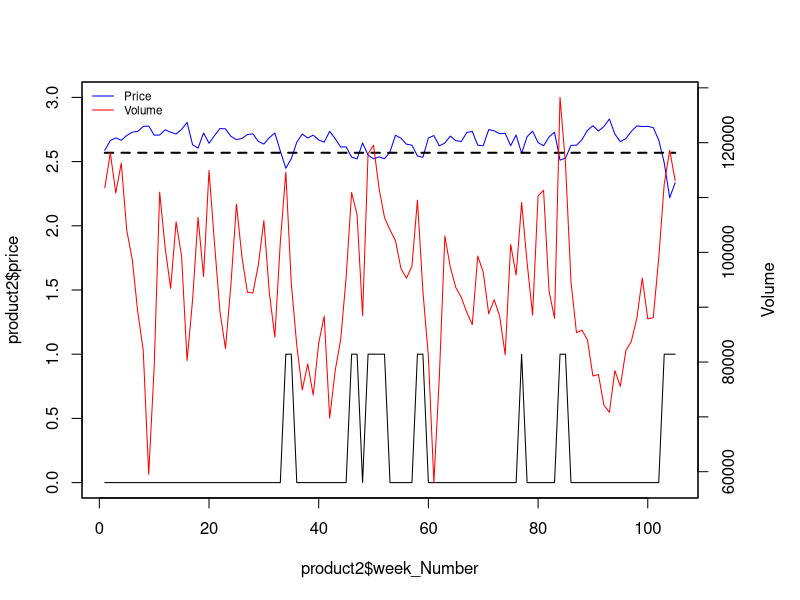
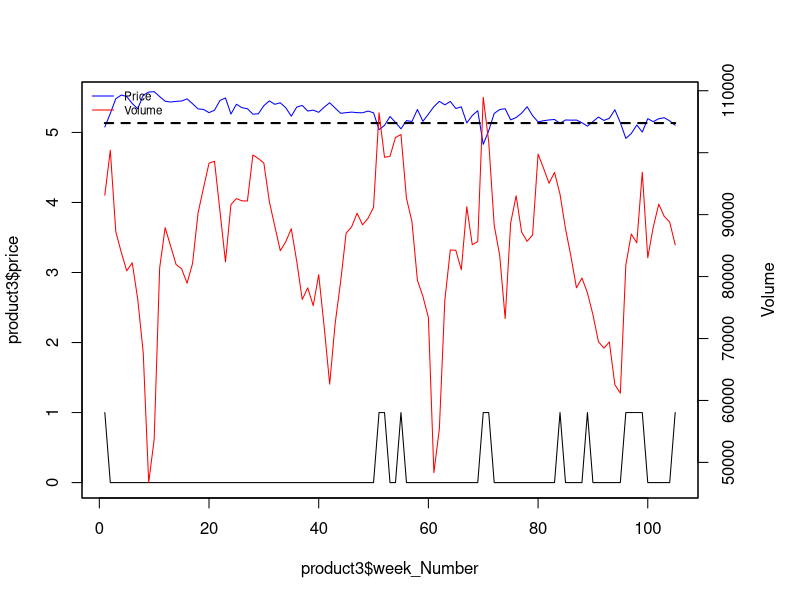
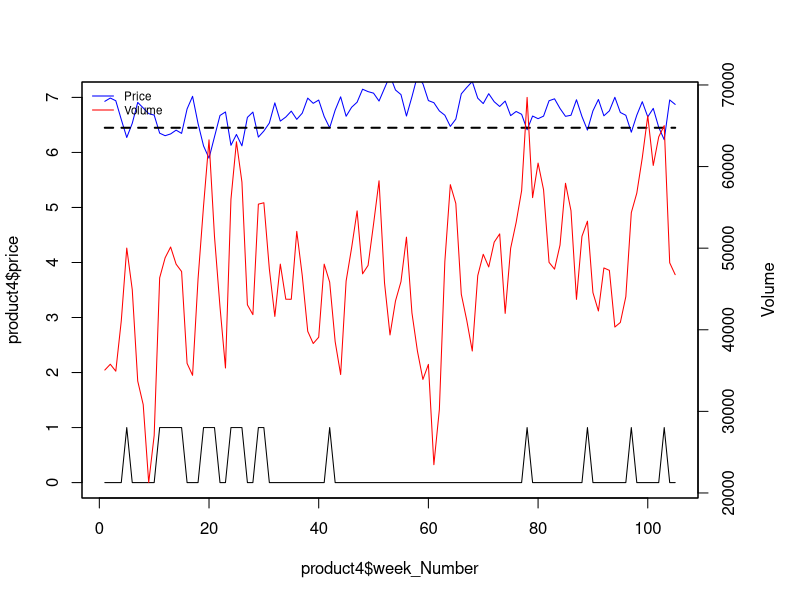
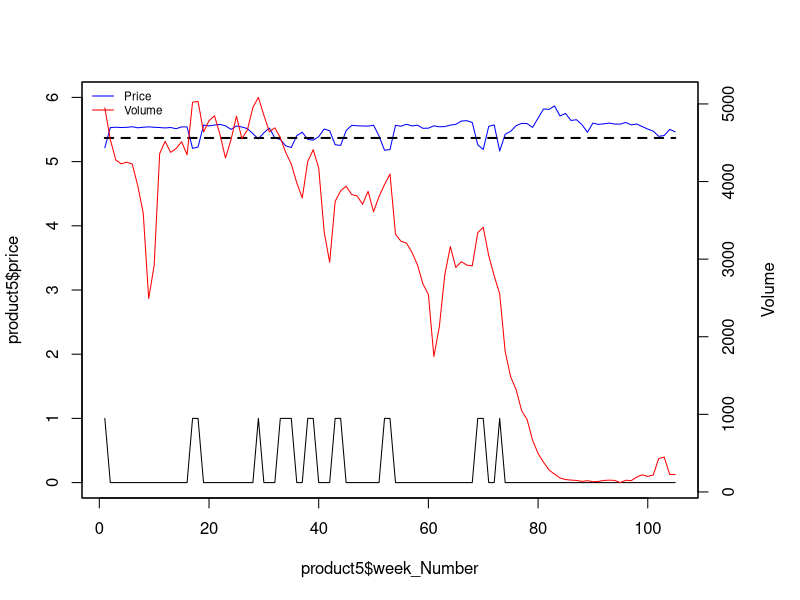
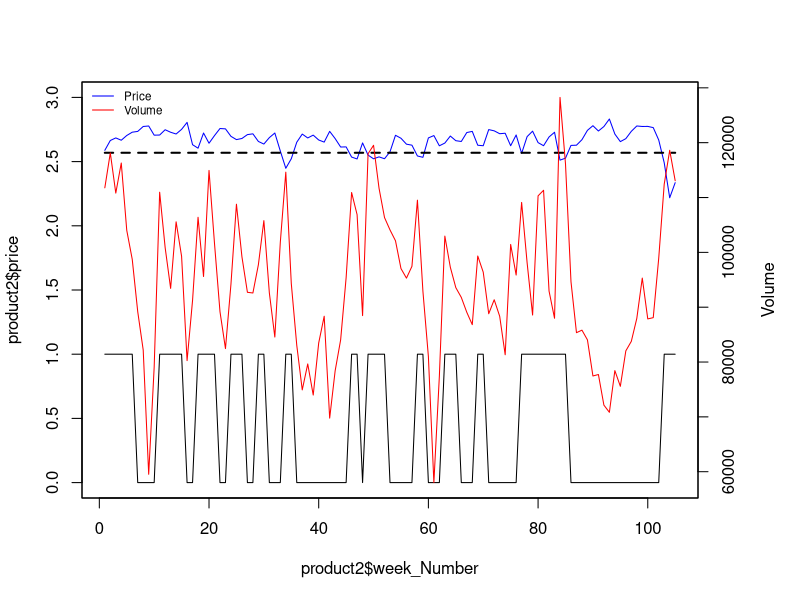
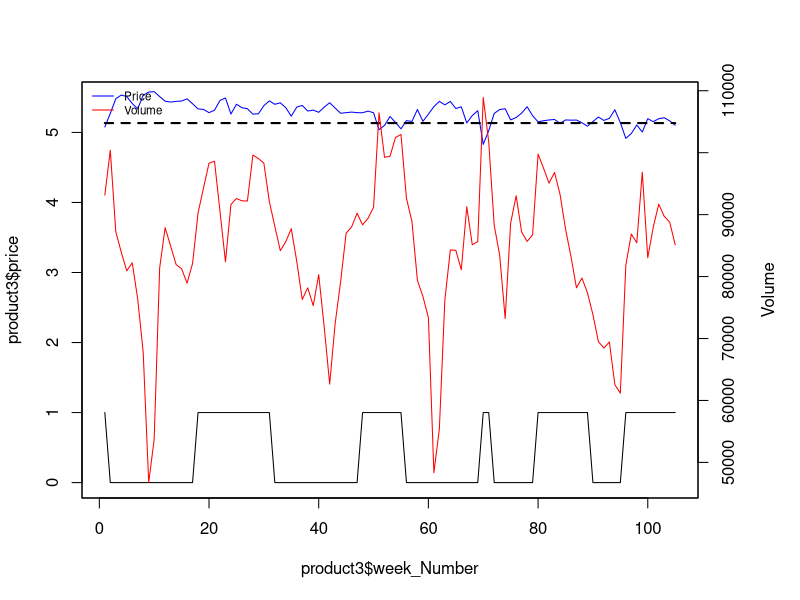
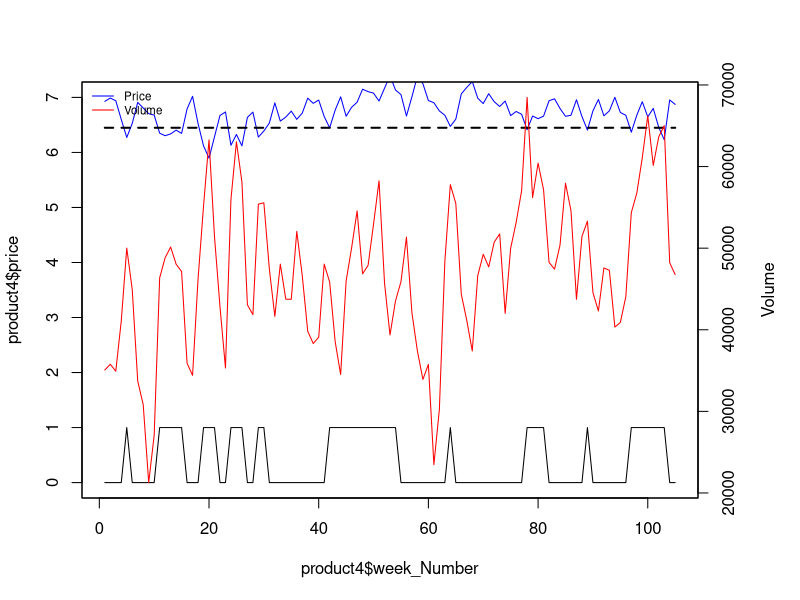
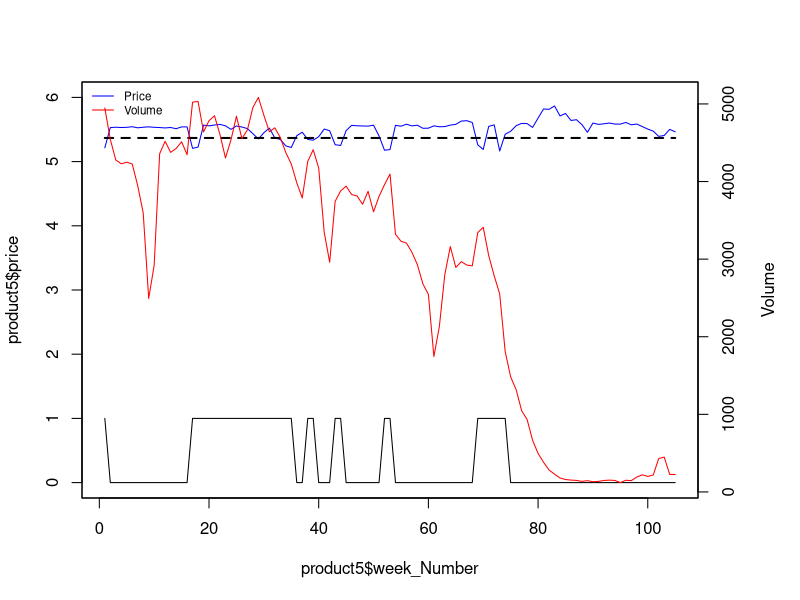

Reproduce these figures in R, in order.
setwd("/Users/Steven/Google Drive/Imperial College London/Term 3/Retail and Marketing Analytics/Data/Crackers")
library(readxl)
library(MASS)
library(dplyr)
library(tidyr)

# import data
product2 <- read_excel('Crackers.xlsx', sheet = 2, col_names = TRUE)
product3 <- read_excel('Crackers.xlsx', sheet = 3, col_names = TRUE)
product4 <- read_excel('Crackers.xlsx', sheet = 4, col_names = TRUE)
product5 <- read_excel('Crackers.xlsx', sheet = 5, col_names = TRUE)

# separate "Week" column
product2 <- product2 %>% 
  separate(Week, c("S", "week"), " ")
product3 <- product3 %>% 
  separate(Week, c("S", "week"), " ")
product4 <- product4 %>% 
  separate(Week, c("S", "week"), " ")
product5 <- product5 %>% 
  separate(Week, c("S", "week"), " ")


# convert week into data format
product2$week <- as.Date(product2$week, "%d/%m/%y")
product3$week <- as.Date(product3$week, "%d/%m/%y")
product4$week <- as.Date(product4$week, "%d/%m/%y")
product5$week <- as.Date(product5$week, "%d/%m/%y")

# add week number
product2$week_Number <- 1:nrow(product2)
product3$week_Number <- 1:nrow(product3)
product4$week_Number <- 1:nrow(product4)
product5$week_Number <- 1:nrow(product5)

# calculate prices and log prices
product2$price <- product2$Value_Euros / product2$Volume
product3$price <- product3$Value_Euros / product3$Volume
product4$price <- product4$Value_Euros / product4$Volume
product5$price <- product5$Value_Euros / product5$Volume

product2$log.p <- log(product2$price)
product2$log.q <- log(product2$Volume)

product3$log.p <- log(product3$price)
product3$log.q <- log(product3$Volume)

product4$log.p <- log(product4$price)
product4$log.q <- log(product4$Volume)

product5$log.p <- log(product5$price)
product5$log.q <- log(product5$Volume)


# add average price and threshold, first threshold is 1 sd below mean
product2$average_Price <- mean(product2$price)
product2$threshold1 <- mean(product2$price) - sd(product2$price)
product2$promo <- ifelse(product2$price < product2$threshold1, 1, 0)

product3$average_Price <- mean(product3$price)
product3$threshold1 <- mean(product3$price) - sd(product3$price)
product3$promo <- ifelse(product3$price < product3$threshold1, 1, 0)

product4$average_Price <- mean(product4$price)
product4$threshold1 <- mean(product4$price) - sd(product4$price)
product4$promo <- ifelse(product4$price < product4$threshold1, 1, 0)

product5$average_Price <- mean(product5$price)
product5$threshold1 <- mean(product5$price) - sd(product5$price)
product5$promo <- ifelse(product5$price < product5$threshold1, 1, 0)

# plot sales and price for each product

# product 2
par(mar=c(5,4,4,5)+.1)
plot(product2$week_Number, product2$price, type="l", col="blue", ylim=c(0,3))
#lines(product2$average_Price, lty=2, lwd=2)
lines(product2$threshold1, lty=2, lwd=2)
lines(product2$promo)   # c is the promotion dummy from the other RMD
par(new=TRUE)
plot(product2$week_Number, product2$Volume,type="l",col="red",xaxt="n",yaxt="n",xlab="",ylab="")
axis(4)
mtext("Volume",side=4,line=3)
legend("topleft",col=c("blue","red"), lty=1, legend=c("Price","Volume"), cex=0.7, bty = "n")

# product 3
par(mar=c(5,4,4,5)+.1)
plot(product3$week_Number, product3$price, type="l", col="blue", ylim=c(0,5.5))
lines(product3$threshold1, lty=2, lwd=2)
lines(product3$promo)
par(new=TRUE)
plot(product3$week_Number, product3$Volume,type="l",col="red",xaxt="n",yaxt="n",xlab="",ylab="")
axis(4)
mtext("Volume",side=4,line=3)
legend("topleft",col=c("blue","red"), lty=1, legend=c("Price","Volume"), cex=0.7, bty = "n")

# product 4
par(mar=c(5,4,4,5)+.1)
plot(product4$week_Number, product4$price, type="l", col="blue", ylim=c(0,7))
lines(product4$threshold1, lty=2, lwd=2)
lines(product4$promo)
par(new=TRUE)
plot(product4$week_Number, product4$Volume, type="l",col="red",xaxt="n",yaxt="n",xlab="",ylab="")
axis(4)
mtext("Volume",side=4,line=3)
legend("topleft",col=c("blue","red"), lty=1, legend=c("Price","Volume"), cex=0.7, bty = "n")

# product 5
par(mar=c(5,4,4,5)+.1)
plot(product5$week_Number, product5$price, type="l", col="blue", ylim=c(0,6))
lines(product5$threshold1, lty=2, lwd=2)
lines(product5$promo)
par(new=TRUE)
plot(product5$week_Number, product5$Volume, type="l",col="red",xaxt="n",yaxt="n",xlab="",ylab="")
axis(4)
mtext("Volume",side=4,line=3)
legend("topleft",col=c("blue","red"), lty=1, legend=c("Price","Volume"), cex=0.7, bty = "n")


### ratio of sd to mean
sd(product2$price)/mean(product2$price)
# 3.5% seems a bit low for a promotion. think 2 for 1...

# number of promotions during two year period, using 1 sd method
sum(product2$promo)/ nrow(product2)
# 15%, seems way too low

# average size of promotion ~24%
# http://www.mosaicmarketing.co.uk/single-post/2016/11/30/FMCG-brands-cut-price-promotions---a-bit

# possible method to identify the promotions periods:
# find price promotions with threshold method (need to find a way to define base price)
# then look at magnitude of sales and identify where sales have a similar magnitude to the 
# price promo and deduce that those are other types of promo (feat or aisle)

# attempt at adding the promotions manually (feature and aisle which is not visible in price)
# also set promo to one when GRP is available

# no GRP
product2[1:6, "promo"] <- 1
product2[11:15, "promo"] <- 1
product2[18:21, "promo"] <- 1
product2[24:26, "promo"] <- 1
product2[29:30, "promo"] <- 1
product2[63:65, "promo"] <- 1
product2[69:70, "promo"] <- 1
product2[77:85, "promo"] <- 1

product3$ad <- ifelse(product3$GRP != 0, 1, 0)
product3[18:31, "promo"] <- 1
product3[48:55, "promo"] <- 1
product3[80:89, "promo"] <- 1
product3[99:105, "promo"] <- 1

product4$ad <- ifelse(product4$GRP != 0, 1, 0)
product4[42:54, "promo"] <- 1
product4[64, "promo"] <- 1
product4[79:81, "promo"] <- 1
product4[98:102, "promo"] <- 1

# no GRP
product5[17:35, "promo"] <- 1
product5[69:74, "promo"] <- 1

# view new graphs with added promotions periods

# product 2
par(mar=c(5,4,4,5)+.1)
plot(product2$week_Number, product2$price, type="l", col="blue", ylim=c(0,3))
#lines(product2$average_Price, lty=2, lwd=2)
lines(product2$threshold1, lty=2, lwd=2)
lines(product2$promo)   # c is the promotion dummy from the other RMD
par(new=TRUE)
plot(product2$week_Number, product2$Volume,type="l",col="red",xaxt="n",yaxt="n",xlab="",ylab="")
axis(4)
mtext("Volume",side=4,line=3)
legend("topleft",col=c("blue","red"), lty=1, legend=c("Price","Volume"), cex=0.7, bty = "n")

# product 3
par(mar=c(5,4,4,5)+.1)
plot(product3$week_Number, product3$price, type="l", col="blue", ylim=c(0,5.5))
lines(product3$threshold1, lty=2, lwd=2)
lines(product3$promo)
par(new=TRUE)
plot(product3$week_Number, product3$Volume,type="l",col="red",xaxt="n",yaxt="n",xlab="",ylab="")
axis(4)
mtext("Volume",side=4,line=3)
legend("topleft",col=c("blue","red"), lty=1, legend=c("Price","Volume"), cex=0.7, bty = "n")

# product 4
par(mar=c(5,4,4,5)+.1)
plot(product4$week_Number, product4$price, type="l", col="blue", ylim=c(0,7))
lines(product4$threshold1, lty=2, lwd=2)
lines(product4$promo)
par(new=TRUE)
plot(product4$week_Number, product4$Volume, type="l",col="red",xaxt="n",yaxt="n",xlab="",ylab="")
axis(4)
mtext("Volume",side=4,line=3)
legend("topleft",col=c("blue","red"), lty=1, legend=c("Price","Volume"), cex=0.7, bty = "n")

# product 5
par(mar=c(5,4,4,5)+.1)
plot(product5$week_Number, product5$price, type="l", col="blue", ylim=c(0,6))
lines(product5$threshold1, lty=2, lwd=2)
lines(product5$promo)
par(new=TRUE)
plot(product5$week_Number, product5$Volume, type="l",col="red",xaxt="n",yaxt="n",xlab="",ylab="")
axis(4)
mtext("Volume",side=4,line=3)
legend("topleft",col=c("blue","red"), lty=1, legend=c("Price","Volume"), cex=0.7, bty = "n")


# proportion of promotions during two year period, after adding manually
sum(product2$promo)/ nrow(product2)
sum(product3$promo)/ nrow(product3)
sum(product4$promo)/ nrow(product4)
sum(product5$promo)/ nrow(product5)


## calculate baseline using a regression

# first eliminate all the promo weeks
p2noPromo <- filter(product2, promo == 0)
p3noPromo <- filter(product3, promo == 0)
p4noPromo <- filter(product4, promo == 0)
p5noPromo <- filter(product5, promo == 0)

# drop all columns that won't be used for the regression
# didn't include Value because its used to calculate price therefore seems wrong to include it
p2reg <- select(p2noPromo, 
                Volume,
                Average_Number_SKUs,
                Average_Distribution,
                week_Number,
                price)

p3reg <- select(p3noPromo, 
                Volume,
                Average_Number_SKUs,
                Average_Distribution,
                week_Number,
                price)

p4reg <- select(p4noPromo, 
                Volume,
                Average_Number_SKUs,
                Average_Distribution,
                week_Number,
                price)

p5reg <- select(p5noPromo, 
                Volume,
                Average_Number_SKUs,
                Average_Distribution,
                week_Number,
                price)


# baseline regressions

#### product 2
null_2 <- lm(Volume ~ 1, data = p2reg)
full_2 <- lm(Volume ~ ., data = p2reg)

step(null_2, scope = list (upper = full_2), data = p2reg, direction = "both")

# best
best2 <- lm(Volume ~ price + Average_Distribution + Average_Number_SKUs + week_Number, data = p2reg)
summary(best2)

#### product 3
null_3 <- lm(Volume ~ 1, data = p3reg)
full_3 <- lm(Volume ~ ., data = p3reg)

step(null_3, scope = list (upper = full_3), data = p3reg, direction = "both")

# best
best3 <- lm(Volume ~ Average_Distribution + week_Number + Average_Number_SKUs + price, data = p3reg)
summary(best3)

#### product 4
null_4 <- lm(Volume ~ 1, data = p4reg)
full_4 <- lm(Volume ~ ., data = p4reg)

step(null_4, scope = list (upper = full_4), data = p4reg, direction = "both")

# best
best4 <- lm(Volume ~ Average_Distribution + price + Average_Number_SKUs +  week_Number, data = p4reg)
summary(best4)

#### product 5
null_5 <- lm(Volume ~ 1, data = p5reg)
full_5 <- lm(Volume ~ ., data = p5reg)

step(null_5, scope = list (upper = full_5), data = p5reg, direction = "both")

# best
best5 <- lm(Volume ~ Average_Distribution + price + week_Number, data = p5reg)
summary(best5)


# calculate new baseline prices

# product 2
p2_int <- best2$coefficients[1]
p2_price_coeff <- best2$coefficients[2]
p2_avd_coeff <- best2$coefficients[3]
p2_avsku_coeff <- best2$coefficients[4]
p2_week_coeff <- best2$coefficients[5]

product2$baseline <- p2_int + 
  product2$price * p2_price_coeff +
  product2$Average_Distribution * p2_avd_coeff + 
  product2$Average_Number_SKUs * p2_avsku_coeff +
  product2$week_Number * p2_week_coeff

# product 3
p3_int <- best3$coefficients[1]
p3_price_coeff <- best3$coefficients[5]
p3_avd_coeff <- best3$coefficients[2]
p3_avsku_coeff <- best3$coefficients[4]
p3_week_coeff <- best3$coefficients[3]

product3$baseline <- p3_int + 
  product3$price * p3_price_coeff +
  product3$Average_Distribution * p3_avd_coeff + 
  product3$Average_Number_SKUs * p3_avsku_coeff +
  product3$week_Number * p3_week_coeff


# product 4
p4_int <- best4$coefficients[1]
p4_price_coeff <- best4$coefficients[3]
p4_avd_coeff <- best4$coefficients[2]
p4_avsku_coeff <- best4$coefficients[4]
p4_week_coeff <- best4$coefficients[5]

product4$baseline <- p4_int + 
  product4$price * p4_price_coeff +
  product4$Average_Distribution * p4_avd_coeff + 
  product4$Average_Number_SKUs * p4_avsku_coeff +
  product4$week_Number * p4_week_coeff

# product 5

p5_int <- best5$coefficients[1]
p5_price_coeff <- best5$coefficients[3]
p5_avd_coeff <- best5$coefficients[2]
p5_week_coeff <- best5$coefficients[4]

product5$baseline <- p5_int + 
  product5$price * p5_price_coeff +
  product5$Average_Distribution * p5_avd_coeff + 
  product5$week_Number * p5_week_coeff

# calculate weekly and total lift in Excel
# setwd("/Users/Steven/Desktop/Data")
# 
# write.csv(product2, file = "product2_newb.csv")
# write.csv(product3, file = "product3_newb.csv")
# write.csv(product4, file = "product4_newb.csv")
# write.csv(product5, file = "product5_newb.csv")

# reload data

setwd("/Users/Steven/Google Drive/Imperial College London/Term 3/Retail and Marketing Analytics/Team assignment/retail group/Data 3")

prod2 <- read.csv("product2_newb2.csv")
prod3 <- read.csv("product3_newb2.csv")
prod4 <- read.csv("product4_newb2.csv")
prod5 <- read.csv("product5_newb2.csv")

# use code from "visual_promotion_detection" to plot lift

# fill baseline column with regular volumes
prod2$baseline <- ifelse(prod2$promo == 0, prod2$Volume, prod2$baseline)
prod3$baseline <- ifelse(prod3$promo == 0, prod3$Volume, prod3$baseline)
prod4$baseline <- ifelse(prod4$promo == 0, prod4$Volume, prod4$baseline)
prod5$baseline <- ifelse(prod5$promo == 0, prod5$Volume, prod5$baseline)

# add column for sum of lift and volume for the plot
prod2$lift_plot <- ifelse(is.na(prod2$weekly_lift), prod2$Volume + 0,  prod2$Volume + prod2$weekly_lift)
prod3$lift_plot <- ifelse(is.na(prod3$weekly_lift), prod3$Volume + 0,  prod3$Volume + prod3$weekly_lift)
prod4$lift_plot <- ifelse(is.na(prod4$weekly_lift), prod4$Volume + 0,  prod4$Volume + prod4$weekly_lift)
prod5$lift_plot <- ifelse(is.na(prod5$weekly_lift), prod5$Volume + 0,  prod5$Volume + prod5$weekly_lift)

# plot baseline and lift

# product 2
plot(prod2$week_Number, prod2$lift_plot, type="l", lwd=2, ylim = c(0, max(prod2$lift_plot)), col = 11)
lines(prod2$baseline, lwd=2)
legend("bottomleft",col=c("black", 11), lty=1, legend=c("Baseline","Lift"), cex=0.7, bty = "n")

# product 3
plot(prod3$week_Number, prod3$lift_plot, type="l", lwd=2, ylim = c(0, max(prod3$lift_plot)), col = 11)
lines(prod3$baseline, lwd=2)
legend("bottomleft",col=c("black", 11), lty=1, legend=c("Baseline","Lift"), cex=0.7, bty = "n")


# product 4
plot(prod4$week_Number, prod4$lift_plot, type="l", lwd=2, ylim = c(0, max(prod4$lift_plot)), col = 11)
lines(prod4$baseline, lwd=2)
legend("bottomleft",col=c("black", 11), lty=1, legend=c("Baseline","Lift"), cex=0.7, bty = "n")


# product 5
plot(prod5$week_Number, prod5$lift_plot, type="l", lwd=2, ylim = c(0, max(prod5$lift_plot)), col = 11)
lines(prod5$baseline, lwd=2)
legend("topright",col=c("black", 11), lty=1, legend=c("Baseline","Lift"), cex=0.7, bty = "n")

# graph for product 2 looks kind of shit. might need to revise here the promos are







